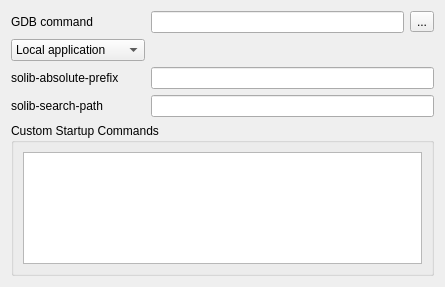
<?xml version="1.0" encoding="UTF-8"?>
<ui version="4.0">
 <class>AdvancedGDBSettings</class>
 <widget class="QWidget" name="AdvancedGDBSettings">
  <property name="geometry">
   <rect>
    <x>0</x>
    <y>0</y>
    <width>403</width>
    <height>287</height>
   </rect>
  </property>
  <layout class="QFormLayout" name="formLayout">
   <item row="0" column="0">
    <widget class="QLabel" name="u_gdbLabel">
     <property name="text">
      <string>GDB command</string>
     </property>
    </widget>
   </item>
   <item row="0" column="1">
    <layout class="QHBoxLayout" name="horizontalLayout">
     <item>
      <widget class="KLineEdit" name="u_gdbCmd">
       <property name="showClearButton" stdset="0">
        <bool>true</bool>
       </property>
      </widget>
     </item>
     <item>
      <widget class="QToolButton" name="u_gdbBrowse">
       <property name="text">
        <string>...</string>
       </property>
      </widget>
     </item>
    </layout>
   </item>
   <item row="3" column="0">
    <widget class="QLabel" name="u_soAbsPrefixLabel">
     <property name="text">
      <string>solib-absolute-prefix</string>
     </property>
    </widget>
   </item>
   <item row="3" column="1">
    <widget class="KLineEdit" name="u_soAbsPrefix">
     <property name="showClearButton" stdset="0">
      <bool>true</bool>
     </property>
    </widget>
   </item>
   <item row="4" column="0">
    <widget class="QLabel" name="u_soSearchLabel">
     <property name="text">
      <string>solib-search-path</string>
     </property>
    </widget>
   </item>
   <item row="4" column="1">
    <widget class="KLineEdit" name="u_soSearchPath">
     <property name="showClearButton" stdset="0">
      <bool>true</bool>
     </property>
    </widget>
   </item>
   <item row="5" column="0" colspan="2">
    <widget class="QGroupBox" name="u_customInitGroup">
     <property name="title">
      <string>Custom Startup Commands</string>
     </property>
     <layout class="QVBoxLayout" name="verticalLayout">
      <item>
       <widget class="QPlainTextEdit" name="u_customInit">
        <property name="lineWrapMode">
         <enum>QPlainTextEdit::NoWrap</enum>
        </property>
       </widget>
      </item>
     </layout>
    </widget>
   </item>
   <item row="2" column="0">
    <widget class="KComboBox" name="u_localRemote">
     <item>
      <property name="text">
       <string>Local application</string>
      </property>
     </item>
     <item>
      <property name="text">
       <string>Remote TCP</string>
      </property>
     </item>
     <item>
      <property name="text">
       <string>Remote Serial Port</string>
      </property>
     </item>
    </widget>
   </item>
   <item row="2" column="1">
    <widget class="QStackedWidget" name="u_remoteStack">
     <property name="sizePolicy">
      <sizepolicy hsizetype="MinimumExpanding" vsizetype="Minimum">
       <horstretch>0</horstretch>
       <verstretch>0</verstretch>
      </sizepolicy>
     </property>
     <property name="currentIndex">
      <number>0</number>
     </property>
     <widget class="QWidget" name="empty"/>
     <widget class="QWidget" name="u_remoteTcp">
      <layout class="QHBoxLayout" name="horizontalLayout_3" stretch="0,2,0,1">
       <property name="margin">
        <number>0</number>
       </property>
       <item>
        <widget class="QLabel" name="u_hostLabel">
         <property name="text">
          <string>Host</string>
         </property>
        </widget>
       </item>
       <item>
        <widget class="KLineEdit" name="u_tcpHost">
         <property name="showClearButton" stdset="0">
          <bool>true</bool>
         </property>
        </widget>
       </item>
       <item>
        <widget class="QLabel" name="u_tcpPortLabel">
         <property name="text">
          <string>Port</string>
         </property>
        </widget>
       </item>
       <item>
        <widget class="KLineEdit" name="u_tcpPort">
         <property name="showClearButton" stdset="0">
          <bool>true</bool>
         </property>
        </widget>
       </item>
      </layout>
      <zorder>u_tcpPort</zorder>
      <zorder>u_tcpHost</zorder>
      <zorder>u_hostLabel</zorder>
      <zorder>u_tcpPortLabel</zorder>
     </widget>
     <widget class="QWidget" name="page_2">
      <layout class="QHBoxLayout" name="horizontalLayout_4">
       <property name="margin">
        <number>0</number>
       </property>
       <item>
        <widget class="QLabel" name="u_ttyLabel">
         <property name="text">
          <string>Port</string>
         </property>
        </widget>
       </item>
       <item>
        <widget class="KLineEdit" name="u_ttyPort">
         <property name="text">
          <string comment="KDE::DoNotExtract">/dev/ttyUSB0</string>
         </property>
         <property name="showClearButton" stdset="0">
          <bool>true</bool>
         </property>
        </widget>
       </item>
       <item>
        <widget class="QLabel" name="u_ttyBaudLabel">
         <property name="text">
          <string>Baud</string>
         </property>
        </widget>
       </item>
       <item>
        <widget class="KComboBox" name="u_baudCombo">
         <property name="editable">
          <bool>true</bool>
         </property>
         <item>
          <property name="text">
           <string comment="KDE::DoNotExtract">9600</string>
          </property>
         </item>
         <item>
          <property name="text">
           <string comment="KDE::DoNotExtract">14400</string>
          </property>
         </item>
         <item>
          <property name="text">
           <string comment="KDE::DoNotExtract">19200</string>
          </property>
         </item>
         <item>
          <property name="text">
           <string comment="KDE::DoNotExtract">38400</string>
          </property>
         </item>
         <item>
          <property name="text">
           <string comment="KDE::DoNotExtract">57600</string>
          </property>
         </item>
         <item>
          <property name="text">
           <string comment="KDE::DoNotExtract">115200</string>
          </property>
         </item>
        </widget>
       </item>
      </layout>
     </widget>
    </widget>
   </item>
  </layout>
 </widget>
 <customwidgets>
  <customwidget>
   <class>KComboBox</class>
   <extends>QComboBox</extends>
   <header>kcombobox.h</header>
  </customwidget>
  <customwidget>
   <class>KLineEdit</class>
   <extends>QLineEdit</extends>
   <header>klineedit.h</header>
  </customwidget>
 </customwidgets>
 <resources/>
 <connections>
  <connection>
   <sender>u_localRemote</sender>
   <signal>activated(int)</signal>
   <receiver>u_remoteStack</receiver>
   <slot>setCurrentIndex(int)</slot>
   <hints>
    <hint type="sourcelabel">
     <x>56</x>
     <y>38</y>
    </hint>
    <hint type="destinationlabel">
     <x>292</x>
     <y>39</y>
    </hint>
   </hints>
  </connection>
 </connections>
</ui>
